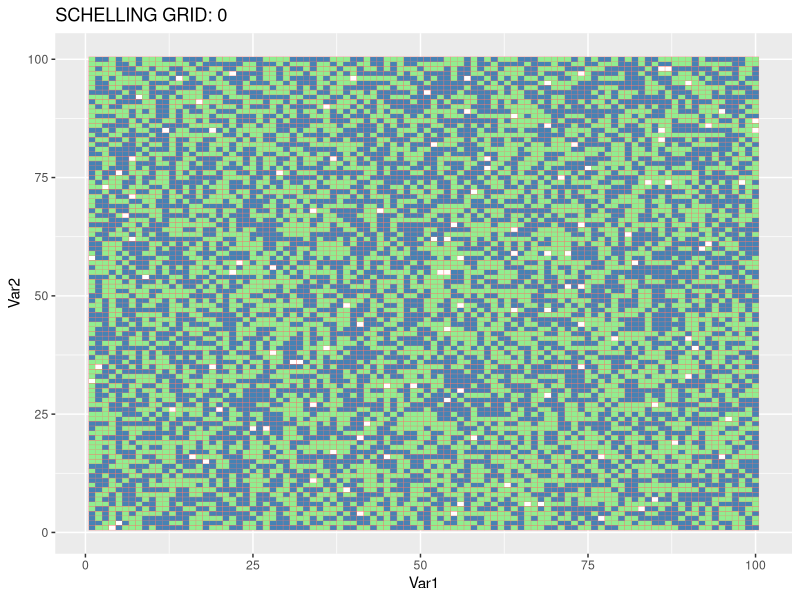
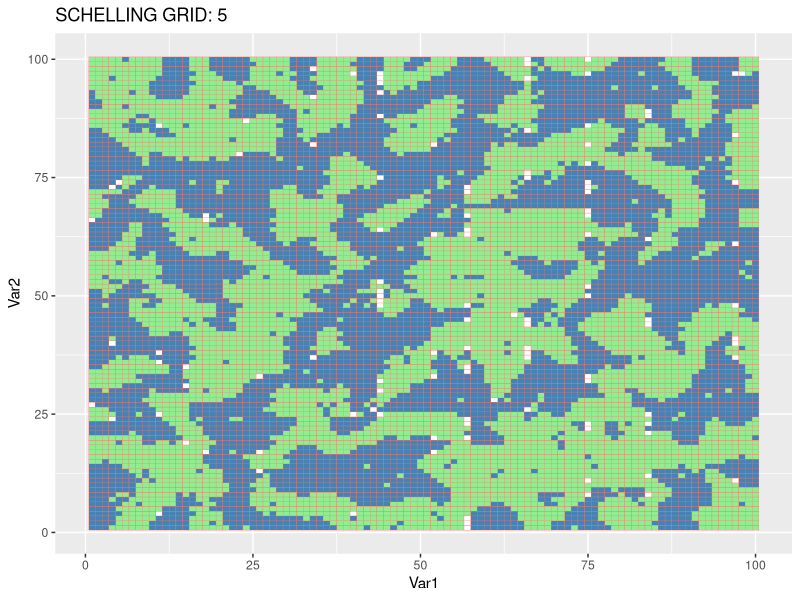
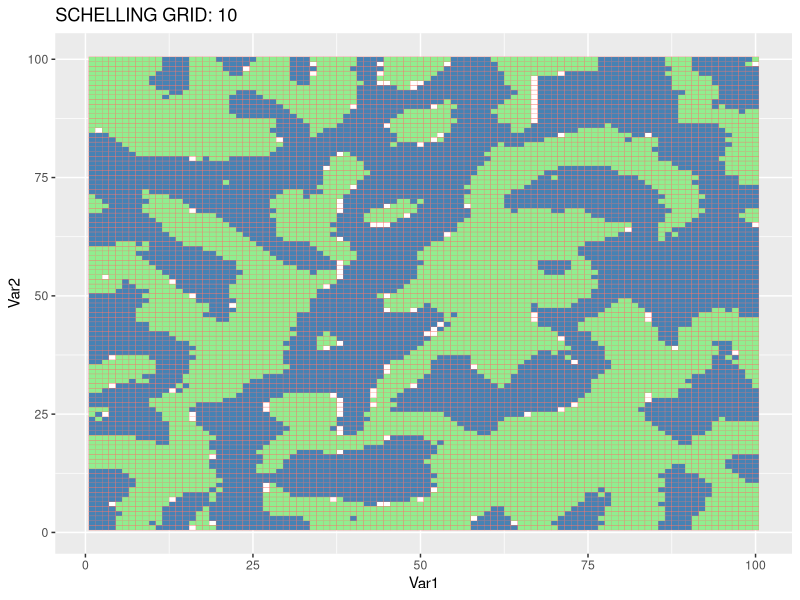
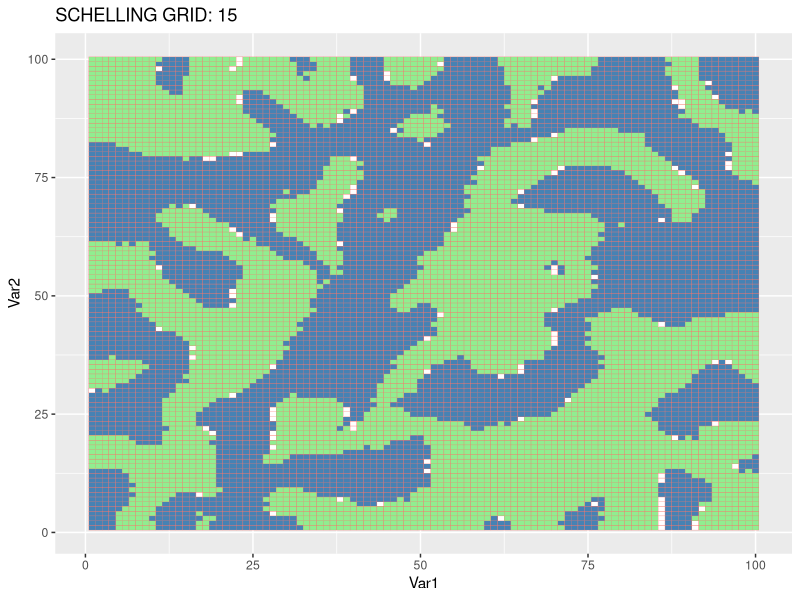
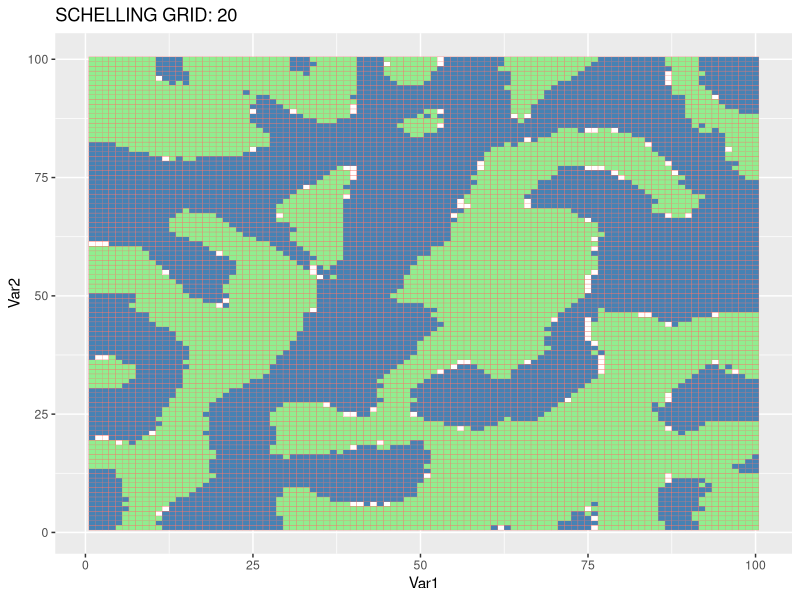
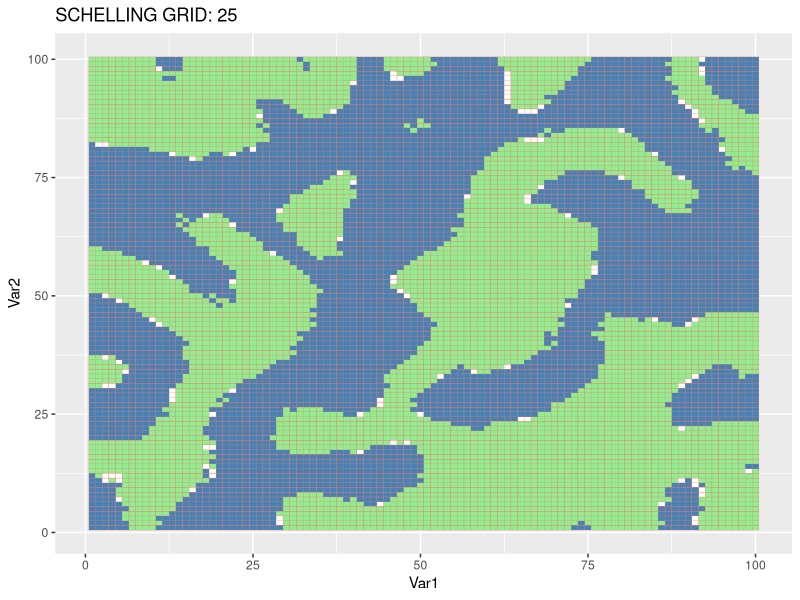
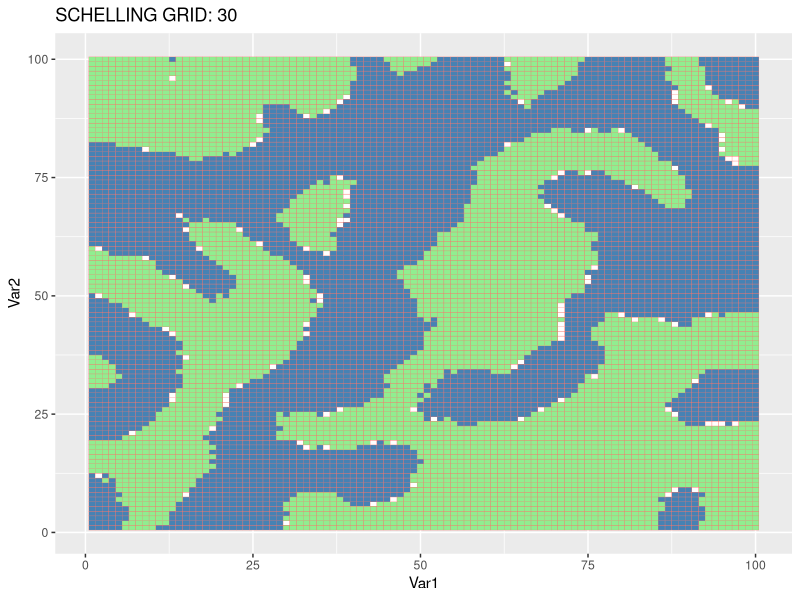
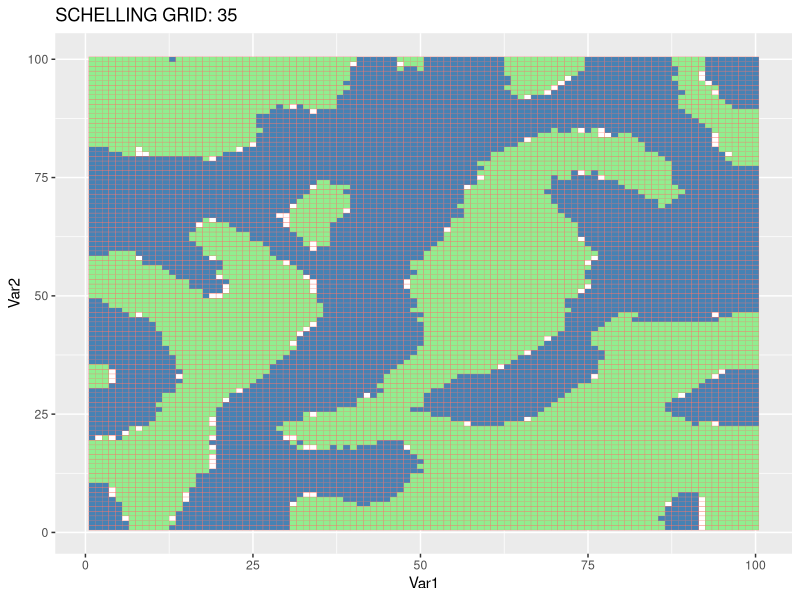

These figures' R source, in order: (Note: a time limit stopped this script after it produced the figures.)

#===========================================
#
#  computational economics:  2 Schelling Segregation
#
#  author: John Eric Humphries johneric@uchicago.edu
#  date: 4-7-2014
#
#  abstract: A Schelling example
#
#===========================================

#========================
# Section 0: setup
#========================

#setwd("/mnt/ide0/home/johneric/sbox/projects/neighborhoodVision/")
rm(list=ls())           # Clear the workspace
set.seed(777) 
library(compiler)
#enableJIT(1)
library(knitr)
library(ggplot2)
library(mvtnorm)
library(reshape2)




SchellingGrid <- function(gs = 100, probabilities = c(.495,.495,.1) , stop.val = .99 , happy.val = .4) {
    values = c(1,-1,0)
    grid.size = gs
    values.mat = matrix(sample(values, grid.size^2, replace = T, prob = probabilities), grid.size, grid.size )
    # starting plot
    p <- (qplot(x=Var1, y=Var2, data=melt(values.mat), fill=value, geom="tile", color = "white", main="SCHELLING GRID: 0") 
          +  scale_fill_gradient2(low = "lightgreen", mid = "white", high = "steelblue")  ) + theme(legend.position = "none") 
    print(p)  
    values.happy = matrix(-10, grid.size, grid.size)
    values.same  = matrix(NA, grid.size, grid.size)
    ratio = happy.val
    stop.ratio = stop.val
    i = 0
        while ( sum(values.happy, na.rm=T) / (sum(values.mat!=0, na.rm=T)) < stop.ratio) {
            i = i + 1
            for (row in sample(1:grid.size)) {
                for (col in sample(1:grid.size)) {
                    nbrs = c(rep(NA,8))
                    if( row>1 & col>1)                  nbrs[1] <- values.mat[row -1, col -1]
                    if( row>1)                          nbrs[2] <- values.mat[row -1, col   ]
                    if( row>1 & col<grid.size)          nbrs[3] <- values.mat[row -1, col +1]
                    if( col>1)                          nbrs[4] <- values.mat[row   , col -1]
                    if( col<grid.size)                  nbrs[5] <- values.mat[row   , col +1]
                    if( row<grid.size & col>1)          nbrs[6] <- values.mat[row +1, col -1]
                    if( row<grid.size )                 nbrs[7] <- values.mat[row +1, col   ]
                    if( row<grid.size & col<grid.size)  nbrs[8] <- values.mat[row +1, col +1]
                    # checking if they want to move, and if so, moving at random
                    val = values.mat[row,col]
                    if (val == 1) {
                        if (sum(nbrs==1 ,na.rm=T) / sum(!is.na(nbrs))  < ratio )  {
                            values.mat[row,col] = 0
                            newhome = sample(which(values.mat==0),1)
                            values.mat[newhome] = 1
                            values.happy[newhome] =0
                            values.happy[row, col] = NA
                        }
                        if (sum(nbrs==1 ,na.rm=T) / sum(!is.na(nbrs))  >= ratio ) {
                            values.happy[row, col] =1     
                            values.same[row,col] = sum(nbrs==1 ,na.rm=T) / sum(!is.na(nbrs))
                        }
                    }
                     if (val == -1 ) {
                        if (sum(nbrs== -1 , na.rm=T) / sum(!is.na(nbrs))  < ratio )  {
                            values.mat[row,col] = 0
                            newhome = sample(which(values.mat==0),1)
                            values.mat[newhome] = -1 
                            values.happy[newhome] =0
                            values.happy[row, col] = NA
                        }  
                        if (sum(nbrs== -1 ,na.rm=T) / sum(!is.na(nbrs))  >= ratio ) {
                            values.happy[row, col] =1
                            values.same[row,col] = sum(nbrs== -1 ,na.rm=T) / sum(!is.na(nbrs))
                        }
                     }
                    if (val == 0)  
                    {
                        values.happy[row,col] = NA
                    }
                } # end column loop
            } # end row loop
            print(paste("Percent Happy:", 100 * sum(values.happy, na.rm=T) / (sum(values.mat!=0)), "(iteration", i, ")" )) # Printing percent happy
            p <- (qplot(x=Var1, y=Var2, data=melt(values.mat), fill=value, geom="tile", color = "white", main= paste("SCHELLING GRID:",i)) 
                  +  scale_fill_gradient2(low = "lightgreen", mid = "white", high = "steelblue")  ) + theme(legend.position = "none") 
            if (i %% 5 == 0) print(p)  # printing intermediatne plot every so many iterations
        } # end while statement
    # Printing final figure   
    p <- (qplot(x=Var1, y=Var2, data=melt(values.mat), fill=value, geom="tile", color = "white", main= "SCHELLING GRID: (final)") 
          +  scale_fill_gradient2(low = "lightgreen", mid = "white", high = "steelblue")  ) + theme(legend.position = "none") 
    print(p)
    return(c(mean(values.happy, na.rm=T),mean(values.same, na.rm=T), i,p))
}


# Running the function
results.schelling = SchellingGrid(gs = 100, probabilities = c(.4955,.4955,.01) , stop.val = .995 , happy.val = .51)
